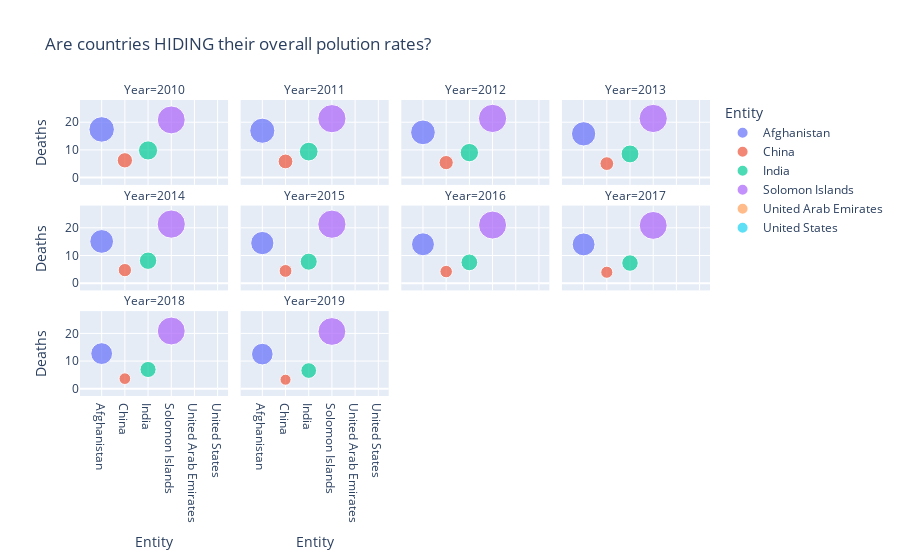

Notebook cell for this chart:
### Code cell
import plotly.express as px

fig = px.scatter(df_reduced, x='Entity', y='Deaths', color='Entity',size='Deaths',
                facet_col='Year', facet_col_wrap=4,title= "Are countries HIDING their overall polution rates?")

fig.show()

### Figure 1 — Plotly figure (JSON) as saved in the notebook; plotly's stock layout.template omitted (floating-point values rounded to 4 significant figures)
{"data": [{"hovertemplate": "Entity=%{x}<br>Year=2010<br>Deaths=%{marker.size}<extra></extra>", "legendgroup": "Afghanistan", "marker": {"color": "#636efa", "size": [17.4], "sizemode": "area", "sizeref": 0.05343, "symbol": "circle"}, "mode": "markers", "name": "Afghanistan", "orientation": "v", "showlegend": true, "type": "scatter", "x": ["Afghanistan"], "xaxis": "x9", "y": [17.4], "yaxis": "y9"}, {"hovertemplate": "Entity=%{x}<br>Year=2011<br>Deaths=%{marker.size}<extra></extra>", "legendgroup": "Afghanistan", "marker": {"color": "#636efa", "size": [16.93], "sizemode": "area", "sizeref": 0.05343, "symbol": "circle"}, "mode": "markers", "name": "Afghanistan", "orientation": "v", "showlegend": false, "type": "scatter", "x": ["Afghanistan"], "xaxis": "x10", "y": [16.93], "yaxis": "y10"}, {"hovertemplate": "Entity=%{x}<br>Year=2012<br>Deaths=%{marker.size}<extra></extra>", "legendgroup": "Afghanistan", "marker": {"color": "#636efa", "size": [16.34], "sizemode": "area", "sizeref": 0.05343, "symbol": "circle"}, "mode": "markers", "name": "Afghanistan", "orientation": "v", "showlegend": false, "type": "scatter", "x": ["Afghanistan"], "xaxis": "x11", "y": [16.34], "yaxis": "y11"}, {"hovertemplate": "Entity=%{x}<br>Year=2013<br>Deaths=%{marker.size}<extra></extra>", "legendgroup": "Afghanistan", "marker": {"color": "#636efa", "size": [15.81], "sizemode": "area", "sizeref": 0.05343, "symbol": "circle"}, "mode": "markers", "name": "Afghanistan", "orientation": "v", "showlegend": false, "type": "scatter", "x": ["Afghanistan"], "xaxis": "x12", "y": [15.81], "yaxis": "y12"}, {"hovertemplate": "Entity=%{x}<br>Year=2014<br>Deaths=%{marker.size}<extra></extra>", "legendgroup": "Afghanistan", "marker": {"color": "#636efa", "size": [15.08], "sizemode": "area", "sizeref": 0.05343, "symbol": "circle"}, "mode": "markers", "name": "Afghanistan", "orientation": "v", "showlegend": false, "type": "scatter", "x": ["Afghanistan"], "xaxis": "x5", "y": [15.08], "yaxis": "y5"}, {"hovertemplate": "Entity=%{x}<br>Year=2015<br>Deaths=%{marker.size}<extra></extra>", "legendgroup": "Afghanistan", "marker": {"color": "#636efa", "size": [14.49], "sizemode": "area", "sizeref": 0.05343, "symbol": "circle"}, "mode": "markers", "name": "Afghanistan", "orientation": "v", "showlegend": false, "type": "scatter", "x": ["Afghanistan"], "xaxis": "x6", "y": [14.49], "yaxis": "y6"}, {"hovertemplate": "Entity=%{x}<br>Year=2016<br>Deaths=%{marker.size}<extra></extra>", "legendgroup": "Afghanistan", "marker": {"color": "#636efa", "size": [14.05], "sizemode": "area", "sizeref": 0.05343, "symbol": "circle"}, "mode": "markers", "name": "Afghanistan", "orientation": "v", "showlegend": false, "type": "scatter", "x": ["Afghanistan"], "xaxis": "x7", "y": [14.05], "yaxis": "y7"}, {"hovertemplate": "Entity=%{x}<br>Year=2017<br>Deaths=%{marker.size}<extra></extra>", "legendgroup": "Afghanistan", "marker": {"color": "#636efa", "size": [14.0], "sizemode": "area", "sizeref": 0.05343, "symbol": "circle"}, "mode": "markers", "name": "Afghanistan", "orientation": "v", "showlegend": false, "type": "scatter", "x": ["Afghanistan"], "xaxis": "x8", "y": [14.0], "yaxis": "y8"}, {"hovertemplate": "Entity=%{x}<br>Year=2018<br>Deaths=%{marker.size}<extra></extra>", "legendgroup": "Afghanistan", "marker": {"color": "#636efa", "size": [12.7], "sizemode": "area", "sizeref": 0.05343, "symbol": "circle"}, "mode": "markers", "name": "Afghanistan", "orientation": "v", "showlegend": false, "type": "scatter", "x": ["Afghanistan"], "xaxis": "x", "y": [12.7], "yaxis": "y"}, {"hovertemplate": "Entity=%{x}<br>Year=2019<br>Deaths=%{marker.size}<extra></extra>", "legendgroup": "Afghanistan", "marker": {"color": "#636efa", "size": [12.51], "sizemode": "area", "sizeref": 0.05343, "symbol": "circle"}, "mode": "markers", "name": "Afghanistan", "orientation": "v", "showlegend": false, "type": "scatter", "x": ["Afghanistan"], "xaxis": "x2", "y": [12.51], "yaxis": "y2"}, {"hovertemplate": "Entity=%{x}<br>Year=2010<br>Deaths=%{marker.size}<extra></extra>", "legendgroup": "China", "marker": {"color": "#EF553B", "size": [6.251], "sizemode": "area", "sizeref": 0.05343, "symbol": "circle"}, "mode": "markers", "name": "China", "orientation": "v", "showlegend": true, "type": "scatter", "x": ["China"], "xaxis": "x9", "y": [6.251], "yaxis": "y9"}, {"hovertemplate": "Entity=%{x}<br>Year=2011<br>Deaths=%{marker.size}<extra></extra>", "legendgroup": "China", "marker": {"color": "#EF553B", "size": [5.836], "sizemode": "area", "sizeref": 0.05343, "symbol": "circle"}, "mode": "markers", "name": "China", "orientation": "v", "showlegend": false, "type": "scatter", "x": ["China"], "xaxis": "x10", "y": [5.836], "yaxis": "y10"}, {"hovertemplate": "Entity=%{x}<br>Year=2012<br>Deaths=%{marker.size}<extra></extra>", "legendgroup": "China", "marker": {"color": "#EF553B", "size": [5.422], "sizemode": "area", "sizeref": 0.05343, "symbol": "circle"}, "mode": "markers", "name": "China", "orientation": "v", "showlegend": false, "type": "scatter", "x": ["China"], "xaxis": "x11", "y": [5.422], "yaxis": "y11"}, {"hovertemplate": "Entity=%{x}<br>Year=2013<br>Deaths=%{marker.size}<extra></extra>", "legendgroup": "China", "marker": {"color": "#EF553B", "size": [5.058], "sizemode": "area", "sizeref": 0.05343, "symbol": "circle"}, "mode": "markers", "name": "China", "orientation": "v", "showlegend": false, "type": "scatter", "x": ["China"], "xaxis": "x12", "y": [5.058], "yaxis": "y12"}, {"hovertemplate": "Entity=%{x}<br>Year=2014<br>Deaths=%{marker.size}<extra></extra>", "legendgroup": "China", "marker": {"color": "#EF553B", "size": [4.724], "sizemode": "area", "sizeref": 0.05343, "symbol": "circle"}, "mode": "markers", "name": "China", "orientation": "v", "showlegend": false, "type": "scatter", "x": ["China"], "xaxis": "x5", "y": [4.724], "yaxis": "y5"}, {"hovertemplate": "Entity=%{x}<br>Year=2015<br>Deaths=%{marker.size}<extra></extra>", "legendgroup": "China", "marker": {"color": "#EF553B", "size": [4.43], "sizemode": "area", "sizeref": 0.05343, "symbol": "circle"}, "mode": "markers", "name": "China", "orientation": "v", "showlegend": false, "type": "scatter", "x": ["China"], "xaxis": "x6", "y": [4.43], "yaxis": "y6"}, {"hovertemplate": "Entity=%{x}<br>Year=2016<br>Deaths=%{marker.size}<extra></extra>", "legendgroup": "China", "marker": {"color": "#EF553B", "size": [4.189], "sizemode": "area", "sizeref": 0.05343, "symbol": "circle"}, "mode": "markers", "name": "China", "orientation": "v", "showlegend": false, "type": "scatter", "x": ["China"], "xaxis": "x7", "y": [4.189], "yaxis": "y7"}, {"hovertemplate": "Entity=%{x}<br>Year=2017<br>Deaths=%{marker.size}<extra></extra>", "legendgroup": "China", "marker": {"color": "#EF553B", "size": [3.956], "sizemode": "area", "sizeref": 0.05343, "symbol": "circle"}, "mode": "markers", "name": "China", "orientation": "v", "showlegend": false, "type": "scatter", "x": ["China"], "xaxis": "x8", "y": [3.956], "yaxis": "y8"}, {"hovertemplate": "Entity=%{x}<br>Year=2018<br>Deaths=%{marker.size}<extra></extra>", "legendgroup": "China", "marker": {"color": "#EF553B", "size": [3.646], "sizemode": "area", "sizeref": 0.05343, "symbol": "circle"}, "mode": "markers", "name": "China", "orientation": "v", "showlegend": false, "type": "scatter", "x": ["China"], "xaxis": "x", "y": [3.646], "yaxis": "y"}, {"hovertemplate": "Entity=%{x}<br>Year=2019<br>Deaths=%{marker.size}<extra></extra>", "legendgroup": "China", "marker": {"color": "#EF553B", "size": [3.268], "sizemode": "area", "sizeref": 0.05343, "symbol": "circle"}, "mode": "markers", "name": "China", "orientation": "v", "showlegend": false, "type": "scatter", "x": ["China"], "xaxis": "x2", "y": [3.268], "yaxis": "y2"}, {"hovertemplate": "Entity=%{x}<br>Year=2010<br>Deaths=%{marker.size}<extra></extra>", "legendgroup": "India", "marker": {"color": "#00cc96", "size": [9.811], "sizemode": "area", "sizeref": 0.05343, "symbol": "circle"}, "mode": "markers", "name": "India", "orientation": "v", "showlegend": true, "type": "scatter", "x": ["India"], "xaxis": "x9", "y": [9.811], "yaxis": "y9"}, {"hovertemplate": "Entity=%{x}<br>Year=2011<br>Deaths=%{marker.size}<extra></extra>", "legendgroup": "India", "marker": {"color": "#00cc96", "size": [9.39], "sizemode": "area", "sizeref": 0.05343, "symbol": "circle"}, "mode": "markers", "name": "India", "orientation": "v", "showlegend": false, "type": "scatter", "x": ["India"], "xaxis": "x10", "y": [9.39], "yaxis": "y10"}, {"hovertemplate": "Entity=%{x}<br>Year=2012<br>Deaths=%{marker.size}<extra></extra>", "legendgroup": "India", "marker": {"color": "#00cc96", "size": [9.031], "sizemode": "area", "sizeref": 0.05343, "symbol": "circle"}, "mode": "markers", "name": "India", "orientation": "v", "showlegend": false, "type": "scatter", "x": ["India"], "xaxis": "x11", "y": [9.031], "yaxis": "y11"}, {"hovertemplate": "Entity=%{x}<br>Year=2013<br>Deaths=%{marker.size}<extra></extra>", "legendgroup": "India", "marker": {"color": "#00cc96", "size": [8.554], "sizemode": "area", "sizeref": 0.05343, "symbol": "circle"}, "mode": "markers", "name": "India", "orientation": "v", "showlegend": false, "type": "scatter", "x": ["India"], "xaxis": "x12", "y": [8.554], "yaxis": "y12"}, {"hovertemplate": "Entity=%{x}<br>Year=2014<br>Deaths=%{marker.size}<extra></extra>", "legendgroup": "India", "marker": {"color": "#00cc96", "size": [8.116], "sizemode": "area", "sizeref": 0.05343, "symbol": "circle"}, "mode": "markers", "name": "India", "orientation": "v", "showlegend": false, "type": "scatter", "x": ["India"], "xaxis": "x5", "y": [8.116], "yaxis": "y5"}, {"hovertemplate": "Entity=%{x}<br>Year=2015<br>Deaths=%{marker.size}<extra></extra>", "legendgroup": "India", "marker": {"color": "#00cc96", "size": [7.771], "sizemode": "area", "sizeref": 0.05343, "symbol": "circle"}, "mode": "markers", "name": "India", "orientation": "v", "showlegend": false, "type": "scatter", "x": ["India"], "xaxis": "x6", "y": [7.771], "yaxis": "y6"}, {"hovertemplate": "Entity=%{x}<br>Year=2016<br>Deaths=%{marker.size}<extra></extra>", "legendgroup": "India", "marker": {"color": "#00cc96", "size": [7.517], "sizemode": "area", "sizeref": 0.05343, "symbol": "circle"}, "mode": "markers", "name": "India", "orientation": "v", "showlegend": false, "type": "scatter", "x": ["India"], "xaxis": "x7", "y": [7.517], "yaxis": "y7"}, {"hovertemplate": "Entity=%{x}<br>Year=2017<br>Deaths=%{marker.size}<extra></extra>", "legendgroup": "India", "marker": {"color": "#00cc96", "size": [7.271], "sizemode": "area", "sizeref": 0.05343, "symbol": "circle"}, "mode": "markers", "name": "India", "orientation": "v", "showlegend": false, "type": "scatter", "x": ["India"], "xaxis": "x8", "y": [7.271], "yaxis": "y8"}, {"hovertemplate": "Entity=%{x}<br>Year=2018<br>Deaths=%{marker.size}<extra></extra>", "legendgroup": "India", "marker": {"color": "#00cc96", "size": [6.959], "sizemode": "area", "sizeref": 0.05343, "symbol": "circle"}, "mode": "markers", "name": "India", "orientation": "v", "showlegend": false, "type": "scatter", "x": ["India"], "xaxis": "x", "y": [6.959], "yaxis": "y"}, {"hovertemplate": "Entity=%{x}<br>Year=2019<br>Deaths=%{marker.size}<extra></extra>", "legendgroup": "India", "marker": {"color": "#00cc96", "size": [6.573], "sizemode": "area", "sizeref": 0.05343, "symbol": "circle"}, "mode": "markers", "name": "India", "orientation": "v", "showlegend": false, "type": "scatter", "x": ["India"], "xaxis": "x2", "y": [6.573], "yaxis": "y2"}, {"hovertemplate": "Entity=%{x}<br>Year=2010<br>Deaths=%{marker.size}<extra></extra>", "legendgroup": "Solomon Islands", "marker": {"color": "#ab63fa", "size": [20.83], "sizemode": "area", "sizeref": 0.05343, "symbol": "circle"}, "mode": "markers", "name": "Solomon Islands", "orientation": "v", "showlegend": true, "type": "scatter", "x": ["Solomon Islands"], "xaxis": "x9", "y": [20.83], "yaxis": "y9"}, {"hovertemplate": "Entity=%{x}<br>Year=2011<br>Deaths=%{marker.size}<extra></extra>", "legendgroup": "Solomon Islands", "marker": {"color": "#ab63fa", "size": [21.29], "sizemode": "area", "sizeref": 0.05343, "symbol": "circle"}, "mode": "markers", "name": "Solomon Islands", "orientation": "v", "showlegend": false, "type": "scatter", "x": ["Solomon Islands"], "xaxis": "x10", "y": [21.29], "yaxis": "y10"}, {"hovertemplate": "Entity=%{x}<br>Year=2012<br>Deaths=%{marker.size}<extra></extra>", "legendgroup": "Solomon Islands", "marker": {"color": "#ab63fa", "size": [21.37], "sizemode": "area", "sizeref": 0.05343, "symbol": "circle"}, "mode": "markers", "name": "Solomon Islands", "orientation": "v", "showlegend": false, "type": "scatter", "x": ["Solomon Islands"], "xaxis": "x11", "y": [21.37], "yaxis": "y11"}, {"hovertemplate": "Entity=%{x}<br>Year=2013<br>Deaths=%{marker.size}<extra></extra>", "legendgroup": "Solomon Islands", "marker": {"color": "#ab63fa", "size": [21.36], "sizemode": "area", "sizeref": 0.05343, "symbol": "circle"}, "mode": "markers", "name": "Solomon Islands", "orientation": "v", "showlegend": false, "type": "scatter", "x": ["Solomon Islands"], "xaxis": "x12", "y": [21.36], "yaxis": "y12"}, {"hovertemplate": "Entity=%{x}<br>Year=2014<br>Deaths=%{marker.size}<extra></extra>", "legendgroup": "Solomon Islands", "marker": {"color": "#ab63fa", "size": [21.34], "sizemode": "area", "sizeref": 0.05343, "symbol": "circle"}, "mode": "markers", "name": "Solomon Islands", "orientation": "v", "showlegend": false, "type": "scatter", "x": ["Solomon Islands"], "xaxis": "x5", "y": [21.34], "yaxis": "y5"}, {"hovertemplate": "Entity=%{x}<br>Year=2015<br>Deaths=%{marker.size}<extra></extra>", "legendgroup": "Solomon Islands", "marker": {"color": "#ab63fa", "size": [21.31], "sizemode": "area", "sizeref": 0.05343, "symbol": "circle"}, "mode": "markers", "name": "Solomon Islands", "orientation": "v", "showlegend": false, "type": "scatter", "x": ["Solomon Islands"], "xaxis": "x6", "y": [21.31], "yaxis": "y6"}, {"hovertemplate": "Entity=%{x}<br>Year=2016<br>Deaths=%{marker.size}<extra></extra>", "legendgroup": "Solomon Islands", "marker": {"color": "#ab63fa", "size": [20.99], "sizemode": "area", "sizeref": 0.05343, "symbol": "circle"}, "mode": "markers", "name": "Solomon Islands", "orientation": "v", "showlegend": false, "type": "scatter", "x": ["Solomon Islands"], "xaxis": "x7", "y": [20.99], "yaxis": "y7"}, {"hovertemplate": "Entity=%{x}<br>Year=2017<br>Deaths=%{marker.size}<extra></extra>", "legendgroup": "Solomon Islands", "marker": {"color": "#ab63fa", "size": [20.86], "sizemode": "area", "sizeref": 0.05343, "symbol": "circle"}, "mode": "markers", "name": "Solomon Islands", "orientation": "v", "showlegend": false, "type": "scatter", "x": ["Solomon Islands"], "xaxis": "x8", "y": [20.86], "yaxis": "y8"}, {"hovertemplate": "Entity=%{x}<br>Year=2018<br>Deaths=%{marker.size}<extra></extra>", "legendgroup": "Solomon Islands", "marker": {"color": "#ab63fa", "size": [20.86], "sizemode": "area", "sizeref": 0.05343, "symbol": "circle"}, "mode": "markers", "name": "Solomon Islands", "orientation": "v", "showlegend": false, "type": "scatter", "x": ["Solomon Islands"], "xaxis": "x", "y": [20.86], "yaxis": "y"}, {"hovertemplate": "Entity=%{x}<br>Year=2019<br>Deaths=%{marker.size}<extra></extra>", "legendgroup": "Solomon Islands", "marker": {"color": "#ab63fa", "size": [20.69], "sizemode": "area", "sizeref": 0.05343, "symbol": "circle"}, "mode": "markers", "name": "Solomon Islands", "orientation": "v", "showlegend": false, "type": "scatter", "x": ["Solomon Islands"], "xaxis": "x2", "y": [20.69], "yaxis": "y2"}, {"hovertemplate": "Entity=%{x}<br>Year=2010<br>Deaths=%{marker.size}<extra></extra>", "legendgroup": "United Arab Emirates", "marker": {"color": "#FFA15A", "size": [0.001114], "sizemode": "area", "sizeref": 0.05343, "symbol": "circle"}, "mode": "markers", "name": "United Arab Emirates", "orientation": "v", "showlegend": true, "type": "scatter", "x": ["United Arab Emirates"], "xaxis": "x9", "y": [0.001114], "yaxis": "y9"}, {"hovertemplate": "Entity=%{x}<br>Year=2011<br>Deaths=%{marker.size}<extra></extra>", "legendgroup": "United Arab Emirates", "marker": {"color": "#FFA15A", "size": [0.001003], "sizemode": "area", "sizeref": 0.05343, "symbol": "circle"}, "mode": "markers", "name": "United Arab Emirates", "orientation": "v", "showlegend": false, "type": "scatter", "x": ["United Arab Emirates"], "xaxis": "x10", "y": [0.001003], "yaxis": "y10"}, {"hovertemplate": "Entity=%{x}<br>Year=2012<br>Deaths=%{marker.size}<extra></extra>", "legendgroup": "United Arab Emirates", "marker": {"color": "#FFA15A", "size": [0.0009189], "sizemode": "area", "sizeref": 0.05343, "symbol": "circle"}, "mode": "markers", "name": "United Arab Emirates", "orientation": "v", "showlegend": false, "type": "scatter", "x": ["United Arab Emirates"], "xaxis": "x11", "y": [0.0009189], "yaxis": "y11"}, {"hovertemplate": "Entity=%{x}<br>Year=2013<br>Deaths=%{marker.size}<extra></extra>", "legendgroup": "United Arab Emirates", "marker": {"color": "#FFA15A", "size": [0.0008376], "sizemode": "area", "sizeref": 0.05343, "symbol": "circle"}, "mode": "markers", "name": "United Arab Emirates", "orientation": "v", "showlegend": false, "type": "scatter", "x": ["United Arab Emirates"], "xaxis": "x12", "y": [0.0008376], "yaxis": "y12"}, {"hovertemplate": "Entity=%{x}<br>Year=2014<br>Deaths=%{marker.size}<extra></extra>", "legendgroup": "United Arab Emirates", "marker": {"color": "#FFA15A", "size": [0.0007332], "sizemode": "area", "sizeref": 0.05343, "symbol": "circle"}, "mode": "markers", "name": "United Arab Emirates", "orientation": "v", "showlegend": false, "type": "scatter", "x": ["United Arab Emirates"], "xaxis": "x5", "y": [0.0007332], "yaxis": "y5"}, {"hovertemplate": "Entity=%{x}<br>Year=2015<br>Deaths=%{marker.size}<extra></extra>", "legendgroup": "United Arab Emirates", "marker": {"color": "#FFA15A", "size": [0.0006919], "sizemode": "area", "sizeref": 0.05343, "symbol": "circle"}, "mode": "markers", "name": "United Arab Emirates", "orientation": "v", "showlegend": false, "type": "scatter", "x": ["United Arab Emirates"], "xaxis": "x6", "y": [0.0006919], "yaxis": "y6"}, {"hovertemplate": "Entity=%{x}<br>Year=2016<br>Deaths=%{marker.size}<extra></extra>", "legendgroup": "United Arab Emirates", "marker": {"color": "#FFA15A", "size": [0.0006557], "sizemode": "area", "sizeref": 0.05343, "symbol": "circle"}, "mode": "markers", "name": "United Arab Emirates", "orientation": "v", "showlegend": false, "type": "scatter", "x": ["United Arab Emirates"], "xaxis": "x7", "y": [0.0006557], "yaxis": "y7"}, {"hovertemplate": "Entity=%{x}<br>Year=2017<br>Deaths=%{marker.size}<extra></extra>", "legendgroup": "United Arab Emirates", "marker": {"color": "#FFA15A", "size": [0.0006213], "sizemode": "area", "sizeref": 0.05343, "symbol": "circle"}, "mode": "markers", "name": "United Arab Emirates", "orientation": "v", "showlegend": false, "type": "scatter", "x": ["United Arab Emirates"], "xaxis": "x8", "y": [0.0006213], "yaxis": "y8"}, {"hovertemplate": "Entity=%{x}<br>Year=2018<br>Deaths=%{marker.size}<extra></extra>", "legendgroup": "United Arab Emirates", "marker": {"color": "#FFA15A", "size": [0.0005764], "sizemode": "area", "sizeref": 0.05343, "symbol": "circle"}, "mode": "markers", "name": "United Arab Emirates", "orientation": "v", "showlegend": false, "type": "scatter", "x": ["United Arab Emirates"], "xaxis": "x", "y": [0.0005764], "yaxis": "y"}, {"hovertemplate": "Entity=%{x}<br>Year=2019<br>Deaths=%{marker.size}<extra></extra>", "legendgroup": "United Arab Emirates", "marker": {"color": "#FFA15A", "size": [0.0005242], "sizemode": "area", "sizeref": 0.05343, "symbol": "circle"}, "mode": "markers", "name": "United Arab Emirates", "orientation": "v", "showlegend": false, "type": "scatter", "x": ["United Arab Emirates"], "xaxis": "x2", "y": [0.0005242], "yaxis": "y2"}, {"hovertemplate": "Entity=%{x}<br>Year=2010<br>Deaths=%{marker.size}<extra></extra>", "legendgroup": "United States", "marker": {"color": "#19d3f3", "size": [0.007879], "sizemode": "area", "sizeref": 0.05343, "symbol": "circle"}, "mode": "markers", "name": "United States", "orientation": "v", "showlegend": true, "type": "scatter", "x": ["United States"], "xaxis": "x9", "y": [0.007879], "yaxis": "y9"}, {"hovertemplate": "Entity=%{x}<br>Year=2011<br>Deaths=%{marker.size}<extra></extra>", "legendgroup": "United States", "marker": {"color": "#19d3f3", "size": [0.007446], "sizemode": "area", "sizeref": 0.05343, "symbol": "circle"}, "mode": "markers", "name": "United States", "orientation": "v", "showlegend": false, "type": "scatter", "x": ["United States"], "xaxis": "x10", "y": [0.007446], "yaxis": "y10"}, {"hovertemplate": "Entity=%{x}<br>Year=2012<br>Deaths=%{marker.size}<extra></extra>", "legendgroup": "United States", "marker": {"color": "#19d3f3", "size": [0.007033], "sizemode": "area", "sizeref": 0.05343, "symbol": "circle"}, "mode": "markers", "name": "United States", "orientation": "v", "showlegend": false, "type": "scatter", "x": ["United States"], "xaxis": "x11", "y": [0.007033], "yaxis": "y11"}, {"hovertemplate": "Entity=%{x}<br>Year=2013<br>Deaths=%{marker.size}<extra></extra>", "legendgroup": "United States", "marker": {"color": "#19d3f3", "size": [0.006616], "sizemode": "area", "sizeref": 0.05343, "symbol": "circle"}, "mode": "markers", "name": "United States", "orientation": "v", "showlegend": false, "type": "scatter", "x": ["United States"], "xaxis": "x12", "y": [0.006616], "yaxis": "y12"}, {"hovertemplate": "Entity=%{x}<br>Year=2014<br>Deaths=%{marker.size}<extra></extra>", "legendgroup": "United States", "marker": {"color": "#19d3f3", "size": [0.006248], "sizemode": "area", "sizeref": 0.05343, "symbol": "circle"}, "mode": "markers", "name": "United States", "orientation": "v", "showlegend": false, "type": "scatter", "x": ["United States"], "xaxis": "x5", "y": [0.006248], "yaxis": "y5"}, {"hovertemplate": "Entity=%{x}<br>Year=2015<br>Deaths=%{marker.size}<extra></extra>", "legendgroup": "United States", "marker": {"color": "#19d3f3", "size": [0.005879], "sizemode": "area", "sizeref": 0.05343, "symbol": "circle"}, "mode": "markers", "name": "United States", "orientation": "v", "showlegend": false, "type": "scatter", "x": ["United States"], "xaxis": "x6", "y": [0.005879], "yaxis": "y6"}, {"hovertemplate": "Entity=%{x}<br>Year=2016<br>Deaths=%{marker.size}<extra></extra>", "legendgroup": "United States", "marker": {"color": "#19d3f3", "size": [0.005494], "sizemode": "area", "sizeref": 0.05343, "symbol": "circle"}, "mode": "markers", "name": "United States", "orientation": "v", "showlegend": false, "type": "scatter", "x": ["United States"], "xaxis": "x7", "y": [0.005494], "yaxis": "y7"}, {"hovertemplate": "Entity=%{x}<br>Year=2017<br>Deaths=%{marker.size}<extra></extra>", "legendgroup": "United States", "marker": {"color": "#19d3f3", "size": [0.005245], "sizemode": "area", "sizeref": 0.05343, "symbol": "circle"}, "mode": "markers", "name": "United States", "orientation": "v", "showlegend": false, "type": "scatter", "x": ["United States"], "xaxis": "x8", "y": [0.005245], "yaxis": "y8"}, {"hovertemplate": "Entity=%{x}<br>Year=2018<br>Deaths=%{marker.size}<extra></extra>", "legendgroup": "United States", "marker": {"color": "#19d3f3", "size": [0.005144], "sizemode": "area", "sizeref": 0.05343, "symbol": "circle"}, "mode": "markers", "name": "United States", "orientation": "v", "showlegend": false, "type": "scatter", "x": ["United States"], "xaxis": "x", "y": [0.005144], "yaxis": "y"}, {"hovertemplate": "Entity=%{x}<br>Year=2019<br>Deaths=%{marker.size}<extra></extra>", "legendgroup": "United States", "marker": {"color": "#19d3f3", "size": [0.005066], "sizemode": "area", "sizeref": 0.05343, "symbol": "circle"}, "mode": "markers", "name": "United States", "orientation": "v", "showlegend": false, "type": "scatter", "x": ["United States"], "xaxis": "x2", "y": [0.005066], "yaxis": "y2"}], "layout": {"annotations": [{"font": {}, "showarrow": false, "text": "Year=2018", "x": 0.1175, "xanchor": "center", "xref": "paper", "y": 0.2867, "yanchor": "bottom", "yref": "paper"}, {"font": {}, "showarrow": false, "text": "Year=2019", "x": 0.3725, "xanchor": "center", "xref": "paper", "y": 0.2867, "yanchor": "bottom", "yref": "paper"}, {"font": {}, "showarrow": false, "text": "Year=2014", "x": 0.1175, "xanchor": "center", "xref": "paper", "y": 0.6433, "yanchor": "bottom", "yref": "paper"}, {"font": {}, "showarrow": false, "text": "Year=2015", "x": 0.3725, "xanchor": "center", "xref": "paper", "y": 0.6433, "yanchor": "bottom", "yref": "paper"}, {"font": {}, "showarrow": false, "text": "Year=2016", "x": 0.6275, "xanchor": "center", "xref": "paper", "y": 0.6433, "yanchor": "bottom", "yref": "paper"}, {"font": {}, "showarrow": false, "text": "Year=2017", "x": 0.8825, "xanchor": "center", "xref": "paper", "y": 0.6433, "yanchor": "bottom", "yref": "paper"}, {"font": {}, "showarrow": false, "text": "Year=2010", "x": 0.1175, "xanchor": "center", "xref": "paper", "y": 1.0, "yanchor": "bottom", "yref": "paper"}, {"font": {}, "showarrow": false, "text": "Year=2011", "x": 0.3725, "xanchor": "center", "xref": "paper", "y": 1.0, "yanchor": "bottom", "yref": "paper"}, {"font": {}, "showarrow": false, "text": "Year=2012", "x": 0.6275, "xanchor": "center", "xref": "paper", "y": 1.0, "yanchor": "bottom", "yref": "paper"}, {"font": {}, "showarrow": false, "text": "Year=2013", "x": 0.8825, "xanchor": "center", "xref": "paper", "y": 1.0, "yanchor": "bottom", "yref": "paper"}], "legend": {"itemsizing": "constant", "title": {"text": "Entity"}, "tracegroupgap": 0}, "title": {"text": "Are countries HIDING their overall polution rates?"}, "xaxis": {"anchor": "y", "categoryarray": ["Afghanistan", "China", "India", "Solomon Islands", "United Arab Emirates", "United States"], "categoryorder": "array", "domain": [0, 0.235], "title": {"text": "Entity"}}, "xaxis10": {"anchor": "y10", "domain": [0.255, 0.49], "matches": "x", "showticklabels": false}, "xaxis11": {"anchor": "y11", "domain": [0.51, 0.745], "matches": "x", "showticklabels": false}, "xaxis12": {"anchor": "y12", "domain": [0.765, 1.0], "matches": "x", "showticklabels": false}, "xaxis2": {"anchor": "y2", "categoryarray": ["Afghanistan", "China", "India", "Solomon Islands", "United Arab Emirates", "United States"], "categoryorder": "array", "domain": [0.255, 0.49], "matches": "x", "title": {"text": "Entity"}}, "xaxis3": {"anchor": "y3", "categoryarray": ["Afghanistan", "China", "India", "Solomon Islands", "United Arab Emirates", "United States"], "categoryorder": "array", "domain": [0.51, 0.745], "matches": "x", "title": {"text": "Entity"}}, "xaxis4": {"anchor": "y4", "categoryarray": ["Afghanistan", "China", "India", "Solomon Islands", "United Arab Emirates", "United States"], "categoryorder": "array", "domain": [0.765, 1.0], "matches": "x", "title": {"text": "Entity"}}, "xaxis5": {"anchor": "y5", "domain": [0, 0.235], "matches": "x", "showticklabels": false}, "xaxis6": {"anchor": "y6", "domain": [0.255, 0.49], "matches": "x", "showticklabels": false}, "xaxis7": {"anchor": "y7", "domain": [0.51, 0.745], "matches": "x", "showticklabels": false}, "xaxis8": {"anchor": "y8", "domain": [0.765, 1.0], "matches": "x", "showticklabels": false}, "xaxis9": {"anchor": "y9", "domain": [0, 0.235], "matches": "x", "showticklabels": false}, "yaxis": {"anchor": "x", "domain": [0, 0.2867], "title": {"text": "Deaths"}}, "yaxis10": {"anchor": "x10", "domain": [0.7133, 1.0], "matches": "y", "showticklabels": false}, "yaxis11": {"anchor": "x11", "domain": [0.7133, 1.0], "matches": "y", "showticklabels": false}, "yaxis12": {"anchor": "x12", "domain": [0.7133, 1.0], "matches": "y", "showticklabels": false}, "yaxis2": {"anchor": "x2", "domain": [0, 0.2867], "matches": "y", "showticklabels": false}, "yaxis3": {"anchor": "x3", "domain": [0, 0.2867], "matches": "y", "showticklabels": false}, "yaxis4": {"anchor": "x4", "domain": [0, 0.2867], "matches": "y", "showticklabels": false}, "yaxis5": {"anchor": "x5", "domain": [0.3567, 0.6433], "matches": "y", "title": {"text": "Deaths"}}, "yaxis6": {"anchor": "x6", "domain": [0.3567, 0.6433], "matches": "y", "showticklabels": false}, "yaxis7": {"anchor": "x7", "domain": [0.3567, 0.6433], "matches": "y", "showticklabels": false}, "yaxis8": {"anchor": "x8", "domain": [0.3567, 0.6433], "matches": "y", "showticklabels": false}, "yaxis9": {"anchor": "x9", "domain": [0.7133, 1.0], "matches": "y", "title": {"text": "Deaths"}}}}
